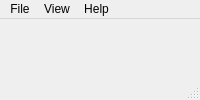
<?xml version="1.0" encoding="UTF-8"?>
<ui version="4.0">
    <class>MainWindow</class>

    <widget class="QMainWindow" name="MainWindow">
        <property name="windowTitle">
            <string>Cloud Data Center Simulator</string>
        </property>

        <widget class="QWidget" name="centralwidget" />

        <widget class="QMenuBar" name="menubar">
            <widget class="QMenu" name="menuFile">
                <property name="title">
                    <string>File</string>
                </property>
                <addaction name="actionOpenTrace" />
                <addaction name="actionStartSimulation" />
                <addaction name="actionStopSimulation" />
                <addaction name="actionQuit" />
            </widget>
            <widget class="QMenu" name="menuView">
                <property name="title">
                    <string>View</string>
                </property>
            </widget>
            <widget class="QMenu" name="menuHelp">
                <property name="title">
                    <string>Help</string>
                </property>
                <addaction name="actionAbout" />
            </widget>
            <addaction name="menuFile" />
            <addaction name="menuView" />
            <addaction name="menuHelp" />
        </widget>

        <widget class="QStatusBar" name="statusbar" />

        <!-- Actions -->
        <action name="actionOpenTrace">
            <property name="text">
                <string>Open Trace...</string>
            </property>
            <property name="shortcut">
                <string>o</string>
            </property>
        </action>
        <action name="actionStartSimulation">
            <property name="text">
                <string>Start Simulation</string>
            </property>
        </action>
        <action name="actionStopSimulation">
            <property name="text">
                <string>Stop Simulation</string>
            </property>
        </action>
        <action name="actionQuit">
            <property name="text">
                <string>Quit</string>
            </property>
            <property name="shortcut">
                <string>Ctrl+Q</string>
            </property>
        </action>
        <action name="actionAbout">
            <property name="text">
                <string>About...</string>
            </property>
        </action>

    </widget>
</ui>
